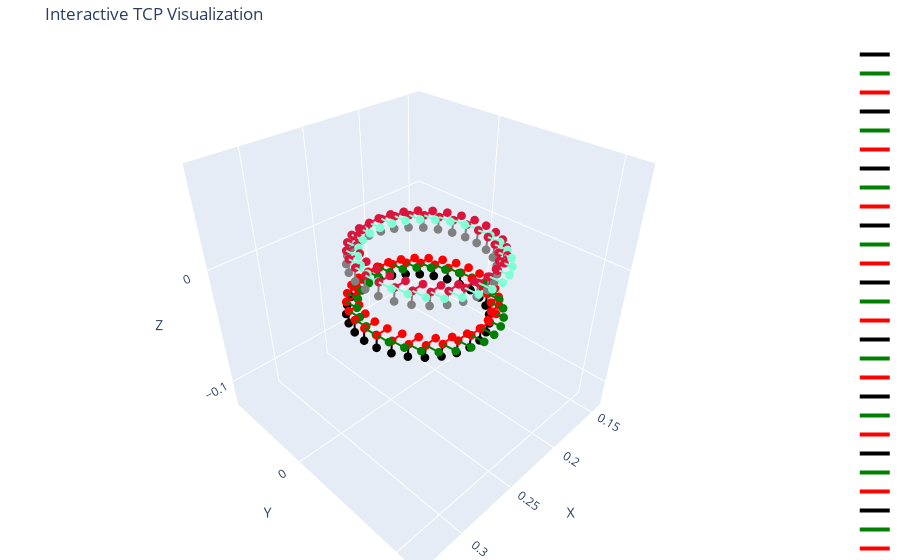

Notebook code cell kept with this figure:
### Code cell
# create 2D circle path in meters, center (0,0) radius 0.05
angles = np.linspace(0, 2 * np.pi, 30)
circle2d = [(0.05 * np.cos(a), 0.05 * np.sin(a)) for a in angles]

# convert to world poses and execute
hover_h = 0.04  # 2 cm above plane
contact_z = 0.0  # exactly on plane, or small negative for slight pressure

fig = go.Figure()
for x2d, y2d in circle2d:
    # point in plane coordinates
    point_plane = origin + u_verify * x2d + v_verify * y2d
    fig.add_trace(arrow(point_plane, normal_verify * 0.01, 'black'))
    fig.add_trace(arrow(point_plane, v_verify * 0.01, 'green'))
    fig.add_trace(arrow(point_plane, u_verify * 0.01, 'red'))

for x2d, y2d in circle2d:
    # point in plane coordinates
    point_plane = origin + u_verify * x2d + v_verify * y2d
    point_plane -= normal_verify * hover_h  # hover above plane
    fig.add_trace(arrow(point_plane, normal_verify * 0.01, 'grey'))
    fig.add_trace(arrow(point_plane, v_verify * 0.01, 'aquamarine'))
    fig.add_trace(arrow(point_plane, u_verify * 0.01, 'crimson'))

r = 0.1
fig.update_layout(
    scene=dict(
        xaxis=dict(range=[origin[0] - r, origin[0] + r], title='X'),
        yaxis=dict(range=[origin[1] - r, origin[1] + r], title='Y'),
        zaxis=dict(range=[origin[2] - r, origin[2] + r], title='Z'),
        aspectmode='cube'
    ),
    margin=dict(l=0, r=0, t=40, b=0),
    title="Interactive TCP Visualization",
)
fig.show()
